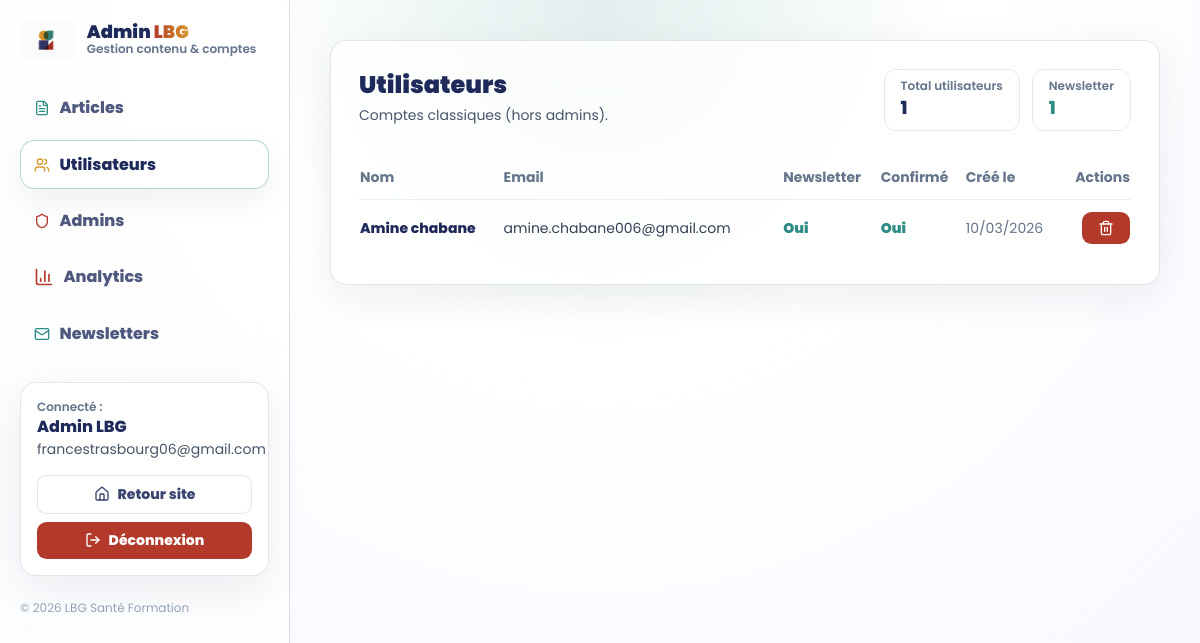
The app's page /admin/users (signed in) with its own data.
### app.py (models this page shows)
class User(db.Model, UserMixin):
    id = db.Column(db.Integer, primary_key=True, autoincrement=True)
    last_name = db.Column(db.String(100), nullable=False)
    first_name = db.Column(db.String(100), nullable=False)
    email = db.Column(db.String(200), nullable=False)
    password = db.Column(db.String(256), nullable=False)
    newsletter = db.Column(db.Boolean, default=False)
    confirmed = db.Column(db.Boolean, default=False)
    confirmed_at = db.Column(db.DateTime, nullable=True)
    created_at = db.Column(db.DateTime, default=datetime.utcnow)
    is_admin = db.Column(db.Boolean, default=False)
    must_change_password = db.Column(db.Boolean, default=False)

### app.py (the view)
@app.route("/admin/users")
@admin_required
def admin_users():
    users = User.query.filter_by(is_admin=False).order_by(User.created_at.desc()).all()
    users_count = User.query.filter_by(is_admin=False).count()
    newsletter_count = User.query.filter_by(is_admin=False, newsletter=True).count()
    return render_template(
        "admin/users.html",
        users=users,
        users_count=users_count,
        newsletter_count=newsletter_count,
    )

### app.py (called while the page is built)
@login_manager.user_loader
def load_user(user_id):
    return User.query.get(int(user_id))

def admin_required(fn):
    @wraps(fn)
    def wrapper(*args, **kwargs):
        if not current_user.is_authenticated:
            return login_manager.unauthorized()
        if not getattr(current_user, "is_admin", False):
            abort(403)
        return fn(*args, **kwargs)
    return wrapper

### templates/admin/users.html (shortened to what this page needs)
{% extends "admin/base.html" %} {% set active = "users" %} {% block content %}
<div class="card p-7">
  <div class="flex items-start justify-between gap-4 flex-wrap">
    <div>
      <h2 class="font-orbitron font-black text-2xl text-[color:var(--navy)]">
        Utilisateurs
      </h2>
      <p class="text-slate-600 text-sm mt-1">
        Comptes classiques (hors admins).
      </p>
    </div>
    <div class="flex gap-3 flex-wrap">
      <div class="px-4 py-2 rounded-xl border border-slate-200 bg-white/70">
        <div class="text-xs text-slate-500 font-semibold">
          Total utilisateurs
        </div>
        <div class="text-lg font-extrabold text-[color:var(--navy)]">
          {{ users_count }}
        </div>
      </div>
      <div class="px-4 py-2 rounded-xl border border-slate-200 bg-white/70">
        <div class="text-xs text-slate-500 font-semibold">Newsletter</div>
        <div class="text-lg font-extrabold" style="color: var(--teal)">
          {{ newsletter_count }}
        </div>
      </div>
    </div>
  </div>
  <div class="mt-6 overflow-x-auto">
    <table class="w-full text-sm">
      <thead class="text-slate-500">
        <tr>
          <th class="text-left py-3">Nom</th>
          <th class="text-left py-3">Email</th>
          <th class="text-left py-3">Newsletter</th>
          <th class="text-left py-3">Confirmé</th>
          <th class="text-left py-3">Créé le</th>
          <th class="text-right py-3">Actions</th>
        </tr>
      </thead>
      <tbody class="text-slate-700">
        {% for u in users %}
        <tr class="border-t border-slate-200/70">
          <td class="py-3 font-extrabold text-[color:var(--navy)]">
            {{ u.first_name }} {{ u.last_name }}
          </td>
          <td class="py-3">{{ u.email }}</td>
          <td class="py-3">
            {% if u.newsletter %}
            <span style="color: var(--teal); font-weight: 900">Oui</span>
            {% else %}
            <span class="text-slate-500 font-semibold">Non</span>
            {% endif %}
          </td>
          <td class="py-3">
            {% if u.confirmed %}
            <span style="color: var(--teal); font-weight: 900">Oui</span>
            {% else %}
            <span style="color: var(--brick); font-weight: 900">Non</span>
            {% endif %}
          </td>
          <td class="py-3 text-slate-500">
            {{ u.created_at.strftime("%d/%m/%Y") if u.created_at else "" }}
          </td>
          <td class="py-3 text-right">
            <form
              method="POST"
              action="{{ url_for('admin_user_delete', user_id=u.id) }}"
              onsubmit="return confirm('Supprimer cet utilisateur ?');"
              class="inline"
            >
              <button class="btn-cta" type="submit" title="Supprimer">
                <i data-lucide="trash-2" class="w-4 h-4"></i>
              </button>
            </form>
          </td>
        </tr>
        {% endfor %}
      </tbody>
    </table>
  </div>
</div>
{% endblock %}

### templates/admin/base.html (shortened to what this page needs)
<!DOCTYPE html>
<html lang="fr">
  <head>
    <script src="https://cdn.tailwindcss.com"></script>
  </head>
  <body>
    <div class="flex min-h-screen">
      <aside class="side">
        <div class="flex items-center gap-3">
          <img
            src="{{ url_for('static', filename='img/logo.png') }}"
            class="h-10 w-auto"
            alt="LBG"
          />
          <div>
            <div
              class="font-orbitron font-black text-[color:var(--navy)] text-lg leading-none"
            >
              Admin <span class="nav-link-glow">LBG</span>
            </div>
            <div class="text-xs text-slate-500 font-semibold">
              Gestion contenu & comptes
            </div>
          </div>
        </div>
        <div class="mt-6 grid gap-2">
          <a
            class="nav-item {% if active=='articles' %}active{% endif %}"
            href="{{ url_for('admin_articles') }}"
          >
            <i
              data-lucide="file-text"
              class="w-4 h-4"
              style="color: var(--teal)"
            ></i>
            Articles
          </a>
          <a
            class="nav-item {% if active=='users' %}active{% endif %}"
            href="{{ url_for('admin_users') }}"
          >
            <i
              data-lucide="users"
              class="w-4 h-4"
              style="color: var(--mustard)"
            ></i>
            Utilisateurs
          </a>
          <a
            class="nav-item {% if active=='admins' %}active{% endif %}"
            href="{{ url_for('admin_admins') }}"
          >
            <i
              data-lucide="shield"
              class="w-4 h-4"
              style="color: var(--brick)"
            ></i>
            Admins
          </a>
          <a
            href="{{ url_for('admin_analytics') }}"
            class="nav-item {% if active=='analytics' %}active{% endif %}"
          >
            <i
              data-lucide="bar-chart-3"
              class="w-5 h-5"
              class="w-4 h-4"
              style="color: var(--brick)"
            ></i>
            <span>Analytics</span>
          </a>
          <a
            class="nav-item {% if active=='newsletters' %}active{% endif %}"
            href="{{ url_for('admin_newsletters') }}"
          >
            <i
              data-lucide="mail"
              class="w-4 h-4"
              style="color: var(--teal)"
            ></i>
            Newsletters
          </a>
        </div>
        <div class="mt-6 card p-4">
          <div class="text-xs text-slate-500 font-semibold">Connecté :</div>
          <div class="font-extrabold text-[color:var(--navy)]">
            {{ current_user.first_name }} {{ current_user.last_name }}
          </div>
          <div class="text-sm text-slate-600">{{ current_user.email }}</div>
          <div class="mt-4 grid gap-2">
            <a class="btn-ghost w-full" href="{{ url_for('home') }}">
              <i data-lucide="home" class="w-4 h-4"></i> Retour site
            </a>
            <a class="btn-cta w-full" href="{{ url_for('logout') }}">
              <i data-lucide="log-out" class="w-4 h-4"></i> Déconnexion
            </a>
          </div>
        </div>
        <div class="mt-6 text-xs text-slate-400">
          © 2026 LBG Santé Formation
        </div>
      </aside>
      <main class="flex-1 p-6 md:p-10">
         {% block content %}{% endblock %}
      </main>
    </div>
  </body>
</html>

### templates/admin/base.html (style rules this page uses)
:root { --navy: #1e2a5a; --teal: #2d8c86; --brick: #b33a2b; --mustard: #d79a2b; --ink: #0f172a; --soft: #f6f8ff; }
body { font-family: "Poppins", sans-serif; background: radial-gradient( circle at top, rgba(45, 140, 134, 0.14) 0%, rgba(255, 255, 255, 1) 35%, rgba(246, 248, 255, 1) 100% ); color: var(--ink); min-height: 100vh; }
.nav-link-glow { font-weight: 900; background: linear-gradient( 90deg, var(--brick), var(--mustard), var(--teal), var(--brick) ); background-size: 300%; -webkit-background-clip: text; -webkit-text-fill-color: transparent; animation: glow-shift 3s linear infinite; }
.card { background: rgba(255, 255, 255, 0.78); border: 1px solid rgba(30, 42, 90, 0.12); border-radius: 1rem; backdrop-filter: blur(10px); box-shadow: 0 12px 40px rgba(15, 23, 42, 0.07); }
.btn-cta { display: inline-flex; align-items: center; justify-content: center; gap: 0.5rem; font-weight: 800; font-size: 0.875rem; padding: 0.5rem 1rem; border-radius: 0.6rem; background: var(--brick); color: #fff; border: none; transition: transform 0.2s ease, filter 0.2s ease; }
.btn-ghost { display: inline-flex; align-items: center; justify-content: center; gap: 0.5rem; font-weight: 800; font-size: 0.875rem; padding: 0.5rem 0.9rem; border-radius: 0.6rem; background: rgba(255, 255, 255, 0.72); color: rgba(30, 42, 90, 0.88); border: 1px solid rgba(30, 42, 90, 0.12); transition: transform 0.2s ease, border-color 0.2s ease; }
.side { width: 290px; position: sticky; top: 0; height: 100vh; padding: 1.25rem; border-right: 1px solid rgba(148, 163, 184, 0.35); background: rgba(255, 255, 255, 0.55); backdrop-filter: blur(12px); }
.nav-item { display: flex; align-items: center; gap: 0.6rem; padding: 0.7rem 0.8rem; border-radius: 0.9rem; font-weight: 800; color: rgba(30, 42, 90, 0.78); border: 1px solid transparent; transition: transform 0.15s ease, border-color 0.15s ease, background 0.15s ease; }
.nav-item.active { color: rgba(30, 42, 90, 1); border-color: rgba(45, 140, 134, 0.35); background: rgba(255, 255, 255, 0.75); box-shadow: 0 12px 30px rgba(15, 23, 42, 0.06); }

### records on screen
User: first_name "Admin", last_name "LBG", email "francestrasbourg06@gmail.com"
User: first_name "Amine", last_name "chabane", email "amine.chabane006@gmail.com", newsletter "Oui", confirmed "Oui", created_at "10/03/2026"

### other values on screen
{{ users_count }} "1"
{{ newsletter_count }} "1"
